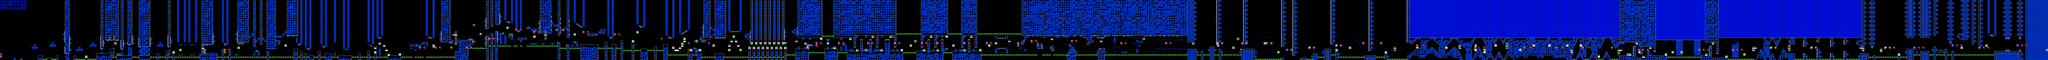

A level layout from a 2D game, rendered from its tile map. Below: a short description, then the map file with tile-grid data replaced by summaries:
An orthogonal 914x27 tile map with 16x16 px tiles, 2 tile layers (SP, ...), 3 tilesets, 2 image layers.

<map version="1.10" tiledversion="1.11.2" orientation="orthogonal" renderorder="right-down" width="914" height="27" tilewidth="16" tileheight="16" infinite="0" nextlayerid="5" nextobjectid="1">
 <editorsettings>
  <chunksize width="16" height="27" />
  <export target="fingerdash.csv" format="csv" />
 </editorsettings>
 <tileset firstgid="1" name="famidash" tilewidth="16" tileheight="16" tilecount="256" columns="16">
  <image source="../../../GRAPHICS/famidash.bmp" width="256" height="256" />
 </tileset>
 <tileset firstgid="257" name="sprites" tilewidth="16" tileheight="16" tilecount="256" columns="16">
  <image source="../../../GRAPHICS/sprites.png" width="256" height="256" />
 </tileset>
 <tileset firstgid="513" name="sprites" tilewidth="16" tileheight="16" tilecount="256" columns="16">
  <image source="../../../GRAPHICS/sprites.png" width="256" height="256" />
 </tileset>
 <imagelayer id="3" name="Image Layer 1" parallaxx="0.9" parallaxy="0.9" repeatx="1" repeaty="1">
  <image source="../../../GRAPHICS/Old/parallax Blue.bmp" width="144" height="72" />
 </imagelayer>
 <imagelayer id="4" name="Image Layer 2" offsetx="0" offsety="432" repeatx="1">
  <image source="../../../GRAPHICS/ground.bmp" width="64" height="128" />
 </imagelayer>
 <layer id="1" width="914" height="27">
  <data>[24678 cells, 13968 non-empty, 104 distinct tile ids]</data>
 </layer>
 <layer id="2" name="SP" width="914" height="27">
  <data>[24678 cells, 290 non-empty, 60 distinct tile ids]</data>
 </layer>
</map>
